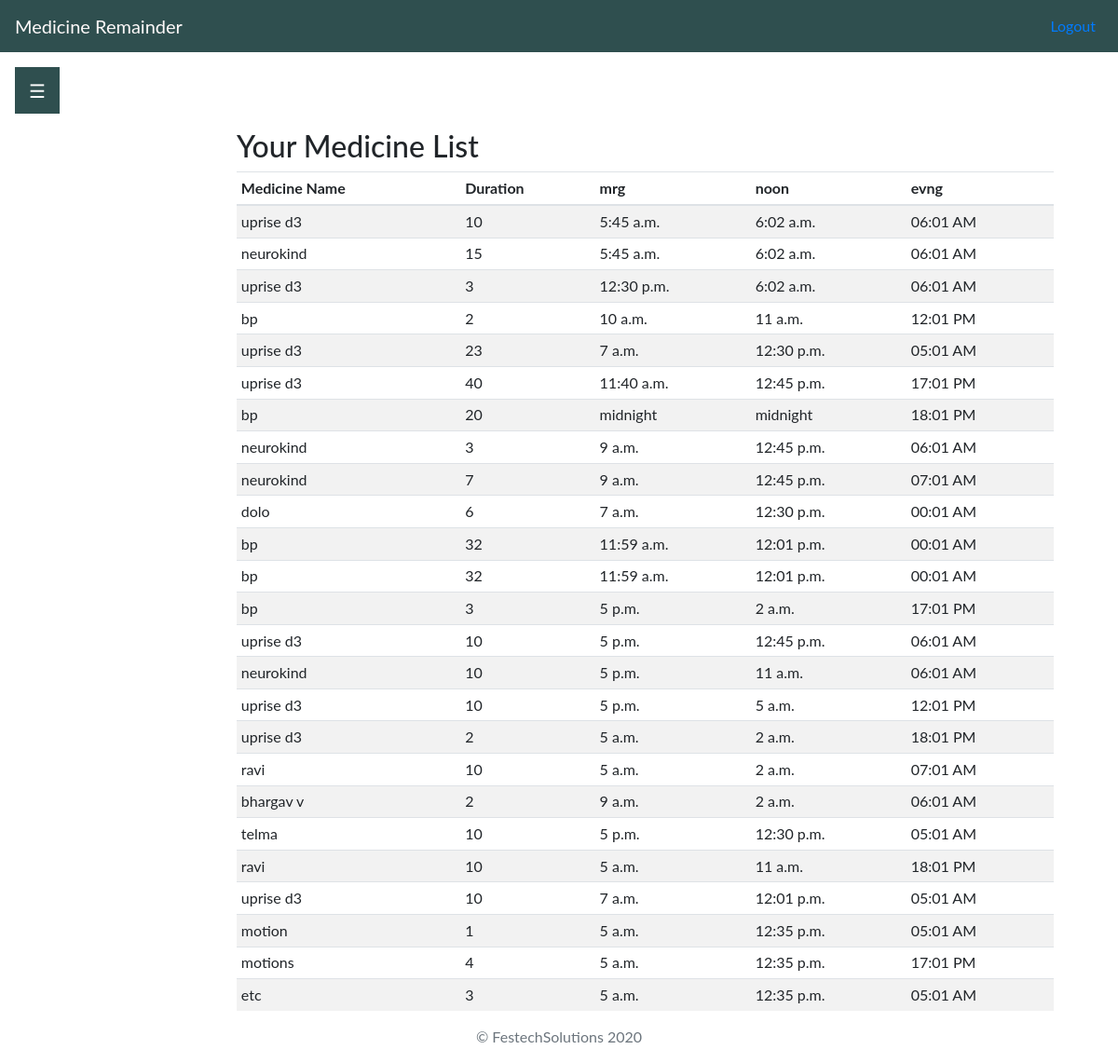
Page /medapp/medicinelist (signed in) on the committed database.
### medapp/models.py (models this page shows)
class Meddata(models.Model):
    Med_Name=models.CharField(max_length=200)
    Med_Dur=models.CharField(max_length=200)
    Mrg_med=models.TimeField(auto_now_add=False, auto_now=False)
    noon_med=models.TimeField(auto_now_add=False, auto_now=False)
    evng_med=models.TimeField(auto_now_add=False, auto_now=False,)
    user=models.ForeignKey(User,on_delete=models.CASCADE,null=True)
    def timereturn(self):
    	return self.evng_med.strftime("%H:%m %p ")

### medapp/views.py (the view)
# urls.py: path('medicinelist',views.medlist,name='medicinelist'),
def medlist(request):
    med_user=request.user
    med=Meddata.objects.filter(user=med_user)
    return render(request,'medicinelist.html',{'med':med})

### templates/medicinelist.html
{% extends 'base.html' %}
{% block content %}
<main role="main" class="col-md-9 ml-sm-auto col-lg-10 px-md-4">
<h2>Your Medicine List</h2>
      <div class="table-responsive">
        <table class="table table-striped table-sm">
          <thead>
            <tr>
              <th>Medicine Name</th>
              <th>Duration</th>
              <th>mrg</th>
              <th>noon</th>
              <th>evng</th>
            </tr>
          </thead>
<tbody>
{% for m in med %}
<tr>
<td>{{ m.Med_Name }}</td>
<td>{{ m.Med_Dur }}</td>
<td>{{ m.Mrg_med }}</td>
<td>{{ m.noon_med }}</td>
<td>{{ m.timereturn }}</td>
</tr>
{% endfor %}
</tbody>
</table>
</div>
</main>
{% endblock %}

### medapp/templates/base.html (shortened to what this page needs)
<!doctype html>
<html lang="en">
<head>
  {% load static %}
  <link rel="stylesheet" href="https://maxcdn.bootstrapcdn.com/bootstrap/4.0.0/css/bootstrap.min.css">
  <link href="{% static 'open-iconic/font/css/open-iconic-bootstrap.css' %}" rel="stylesheet">
</head>
<body>
  <header>
    <nav class="navbar navbar-expand-lg navbar-custom">
      <a class="navbar-brand" href="{% url 'home' %}">
      Medicine Remainder
      </a>
      <div class="collapse navbar-collapse" id="navbarNav">
       <ul class="navbar-nav ml-auto">
{% if user.is_authenticated %}
<li class="nav-item">
<a class="nav-link" href="{% url 'logout' %}">Logout</a>
</li>
<br/>
{% endif %}
</ul>
</div>
    </nav>
  </header>
<div id="main">
  <button class="openbtn" onclick="openNav()">☰ </button>
</div>
  <div class="container">
    {% block content %}
    {% endblock %}
  </div>
  <footer class="text-muted">
  <div class="container">
    <p class='text-center'>© FestechSolutions {% now "Y" %}</p>
  </div>
</footer>
</body>
</html>

### medapp/templates/base.html (style rules this page uses)
.navbar-custom { background-color: #2F4F4F; }
.navbar-custom .navbar-brand, .navbar-custom .navbar-text { color: #FFFAFA; }
body { font-family: "Lato", sans-serif; }
.openbtn { font-size: 20px; cursor: pointer; background-color: #2F4F4F; color: white; padding: 10px 15px; border: none; }
#main { transition: margin-left .5s; padding: 16px; }

### rows in the picture
Meddata: Med_Name "uprise d3", Med_Dur "10", Mrg_med "5:45 a.m.", noon_med "6:02 a.m.", timereturn "06:01 AM"
Meddata: Med_Name "neurokind", Med_Dur "15", Mrg_med "5:45 a.m.", noon_med "6:02 a.m.", timereturn "06:01 AM"
Meddata: Med_Name "uprise d3", Med_Dur "3", Mrg_med "12:30 p.m.", noon_med "6:02 a.m.", timereturn "06:01 AM"
Meddata: Med_Name "bp", Med_Dur "2", Mrg_med "10 a.m.", noon_med "11 a.m.", timereturn "12:01 PM"
Meddata: Med_Name "uprise d3", Med_Dur "23", Mrg_med "7 a.m.", noon_med "12:30 p.m.", timereturn "05:01 AM"
Meddata: Med_Name "uprise d3", Med_Dur "40", Mrg_med "11:40 a.m.", noon_med "12:45 p.m.", timereturn "17:01 PM"
Meddata: Med_Name "bp", Med_Dur "20", Mrg_med "midnight", noon_med "midnight", timereturn "18:01 PM"
Meddata: Med_Name "neurokind", Med_Dur "3", Mrg_med "9 a.m.", noon_med "12:45 p.m.", timereturn "06:01 AM"
Meddata: Med_Name "neurokind", Med_Dur "7", Mrg_med "9 a.m.", noon_med "12:45 p.m.", timereturn "07:01 AM"
Meddata: Med_Name "dolo", Med_Dur "6", Mrg_med "7 a.m.", noon_med "12:30 p.m.", timereturn "00:01 AM"
Meddata: Med_Name "bp", Med_Dur "32", Mrg_med "11:59 a.m.", noon_med "12:01 p.m.", timereturn "00:01 AM"
Meddata: Med_Name "bp", Med_Dur "32", Mrg_med "11:59 a.m.", noon_med "12:01 p.m.", timereturn "00:01 AM"
Meddata: Med_Name "bp", Med_Dur "3", Mrg_med "5 p.m.", noon_med "2 a.m.", timereturn "17:01 PM"
Meddata: Med_Name "uprise d3", Med_Dur "10", Mrg_med "5 p.m.", noon_med "12:45 p.m.", timereturn "06:01 AM"
Meddata: Med_Name "neurokind", Med_Dur "10", Mrg_med "5 p.m.", noon_med "11 a.m.", timereturn "06:01 AM"
Meddata: Med_Name "uprise d3", Med_Dur "10", Mrg_med "5 p.m.", noon_med "5 a.m.", timereturn "12:01 PM"
Meddata: Med_Name "uprise d3", Med_Dur "2", Mrg_med "5 a.m.", noon_med "2 a.m.", timereturn "18:01 PM"
Meddata: Med_Name "ravi", Med_Dur "10", Mrg_med "5 a.m.", noon_med "2 a.m.", timereturn "07:01 AM"
Meddata: Med_Name "bhargav v", Med_Dur "2", Mrg_med "9 a.m.", noon_med "2 a.m.", timereturn "06:01 AM"
Meddata: Med_Name "telma", Med_Dur "10", Mrg_med "5 p.m.", noon_med "12:30 p.m.", timereturn "05:01 AM"
Meddata: Med_Name "ravi", Med_Dur "10", Mrg_med "5 a.m.", noon_med "11 a.m.", timereturn "18:01 PM"
Meddata: Med_Name "uprise d3", Med_Dur "10", Mrg_med "7 a.m.", noon_med "12:01 p.m.", timereturn "05:01 AM"
Meddata: Med_Name "motion", Med_Dur "1", Mrg_med "5 a.m.", noon_med "12:35 p.m.", timereturn "05:01 AM"
Meddata: Med_Name "motions", Med_Dur "4", Mrg_med "5 a.m.", noon_med "12:35 p.m.", timereturn "17:01 PM"
Meddata: Med_Name "etc", Med_Dur "3", Mrg_med "5 a.m.", noon_med "12:35 p.m.", timereturn "05:01 AM"
